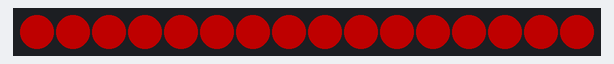
Bench run of a sketch on a simulated Arduino Uno, built with avr-gcc and run on an emulated ATmega328P. Shown: 16 RGB LEDs in strip order, left to right. Dim RGB values are drawn brighter than linear.

Above: at 0.19 s.
At 1.91 s:
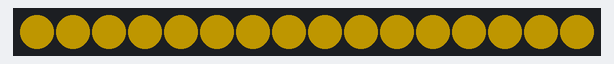
At 3.5 s:
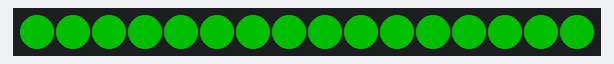
At 5.61 s:
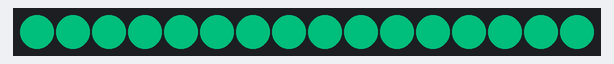
At 7.3 s:
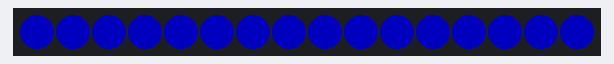
At 10.07 s:
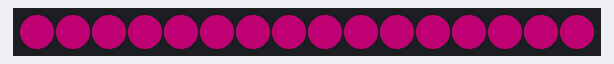

Measured:
- by itself, everything shown: repeats every 11.5 s, in 76 steps

The sketch:

Neo_LED_Fade_step5.ino
```cpp
/* Written by - Rahul Sharma
for - Yolabs - 14th Feb 2026
Note - Neopixel LED has taken a centerstage all projects that need lighting, including fountain to battlebots to EV Scooters

Here is the simple code that gives you a very beautiful fading  effect.
  Neopixel            ESP

  5V                  Vin ( note you can connect to 3v3 also but power will be super dim)
  GND                 GND
  DI                  D4
  DO                  open or next neo-rings's DI pin)
*/

#include <Adafruit_NeoPixel.h>

#define PIN 4
#define NUMPIXELS 16

// Easy settings
#define BRIGHTNESS 80
#define SPEED_MS 20    // smaller = faster color change

Adafruit_NeoPixel pixels(NUMPIXELS, PIN, NEO_GRB + NEO_KHZ800);

void setup() {
  pixels.begin();
  pixels.setBrightness(BRIGHTNESS);
  pixels.clear();
  pixels.show();
}

void loop() {
  // Smoothly change color for the whole ring
  for (long hue = 0; hue < 65536; hue += 128) {
    uint32_t c = pixels.gamma32(pixels.ColorHSV(hue)); // one nice color

    for (int i = 0; i < NUMPIXELS; i++) {
      pixels.setPixelColor(i, c); // same color on all LEDs
    }

    pixels.show();
    delay(SPEED_MS);
  }
}
```
